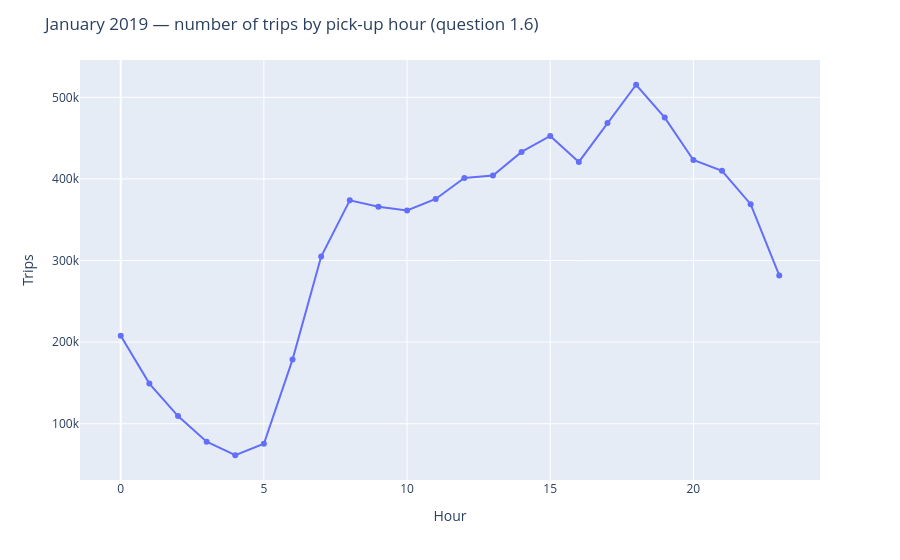

Notebook source saved alongside this figure:
### Code cell
fig = hourly.plot.line(x="pickup_hour", y="count", markers=True)
fig.update_layout(title="January 2019 — number of trips by pick-up hour (question 1.6)",
                  xaxis_title="Hour", yaxis_title="Trips")
fig.show()

### Figure 1 — Plotly figure (JSON) as saved in the notebook; plotly's stock layout.template omitted (floating-point values rounded to 4 significant figures)
{"data": [{"hovertemplate": "pickup_hour=%{x}<br>count=%{y}<extra></extra>", "legendgroup": "", "line": {"color": "#636efa", "dash": "solid"}, "marker": {"symbol": "circle"}, "mode": "lines+markers", "name": "", "orientation": "v", "showlegend": false, "type": "scatter", "x": [0, 1, 2, 3, 4, 5, 6, 7, 8, 9, 10, 11, 12, 13, 14, 15, 16, 17, 18, 19, 20, 21, 22, 23], "xaxis": "x", "y": [207758, 149242, 109413, 78084, 61423, 75532, 178598, 304858, 373735, 365924, 361382, 375438, 401172, 404149, 433115, 452679, 420806, 468407, 515374, 475152, 423128, 409873, 369026, 281812], "yaxis": "y"}], "layout": {"legend": {"tracegroupgap": 0}, "margin": {"t": 60}, "title": {"text": "January 2019 — number of trips by pick-up hour (question 1.6)"}, "xaxis": {"anchor": "y", "domain": [0.0, 1.0], "title": {"text": "Hour"}}, "yaxis": {"anchor": "x", "domain": [0.0, 1.0], "title": {"text": "Trips"}}}}
